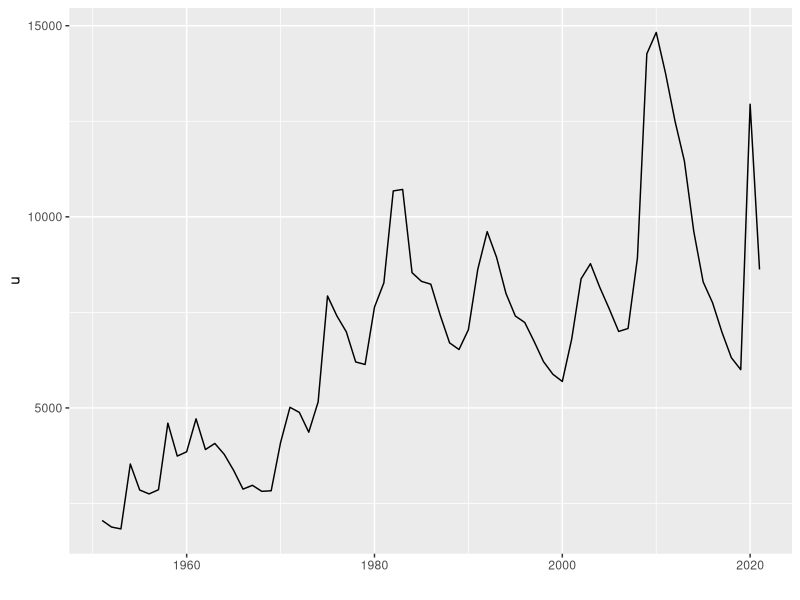
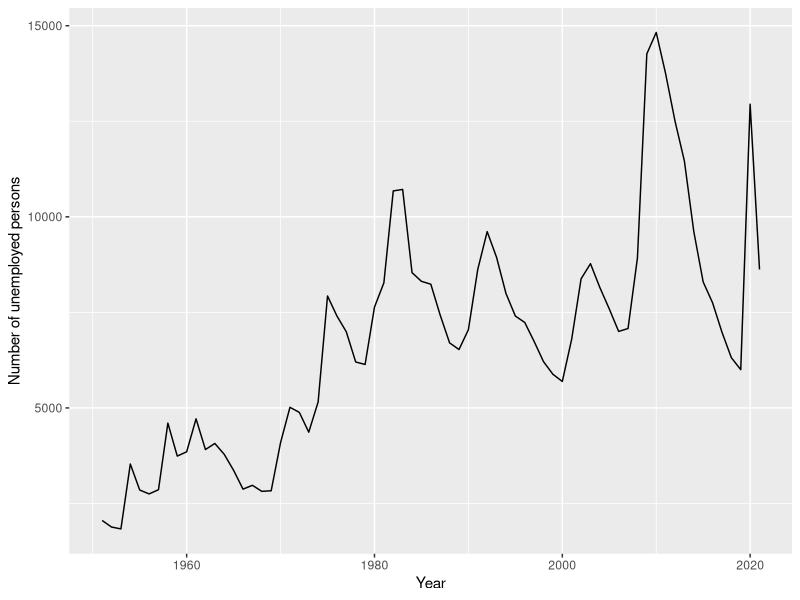
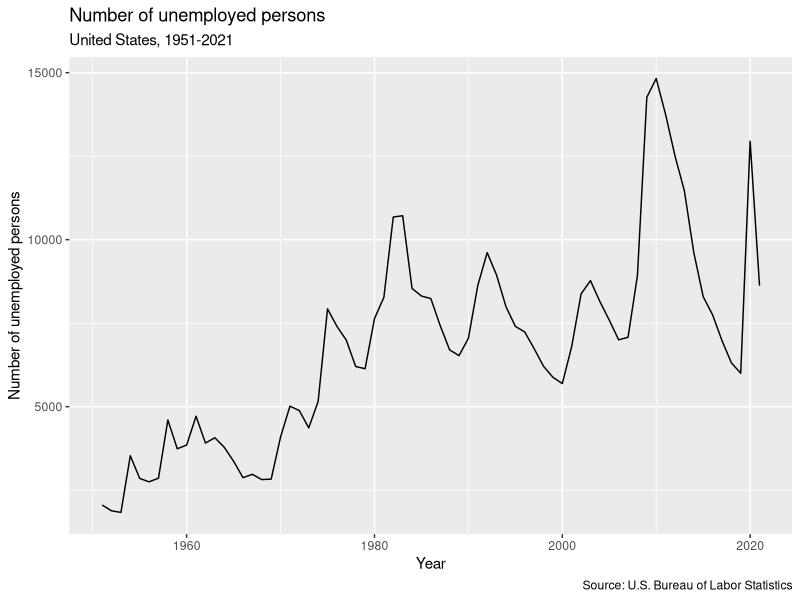
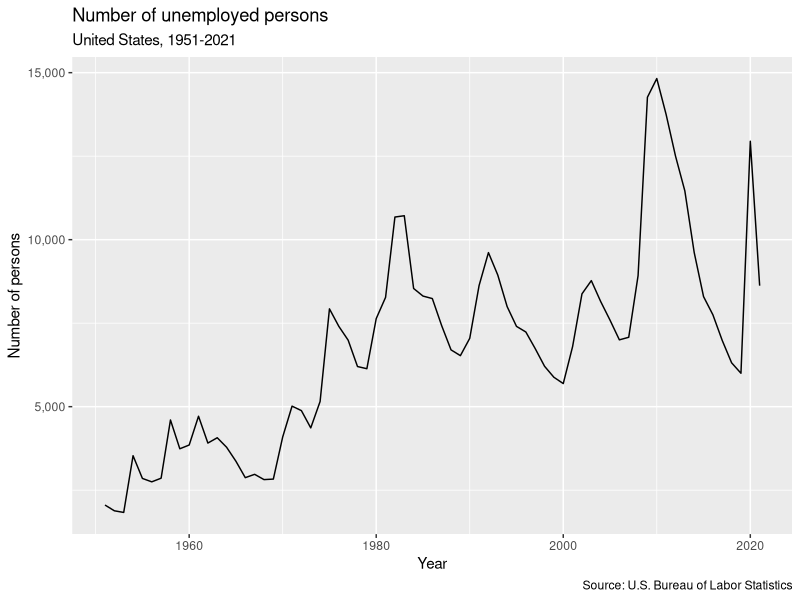
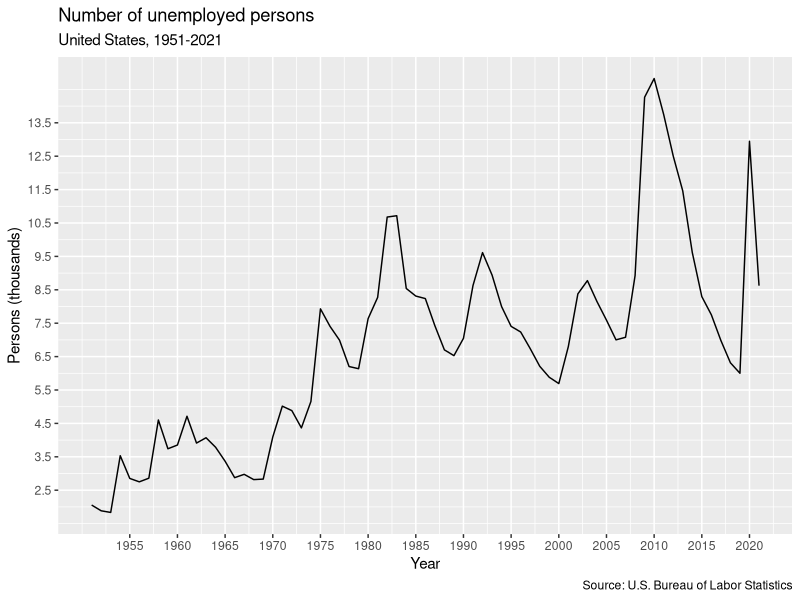
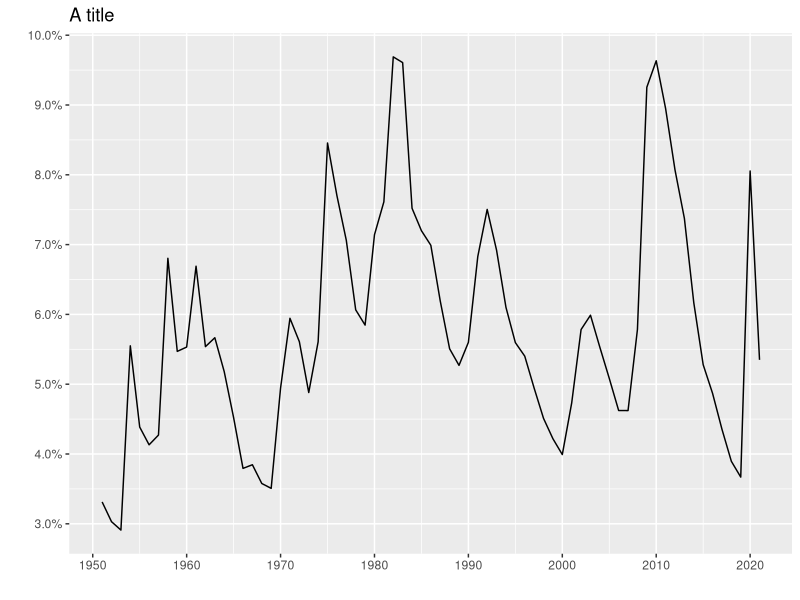
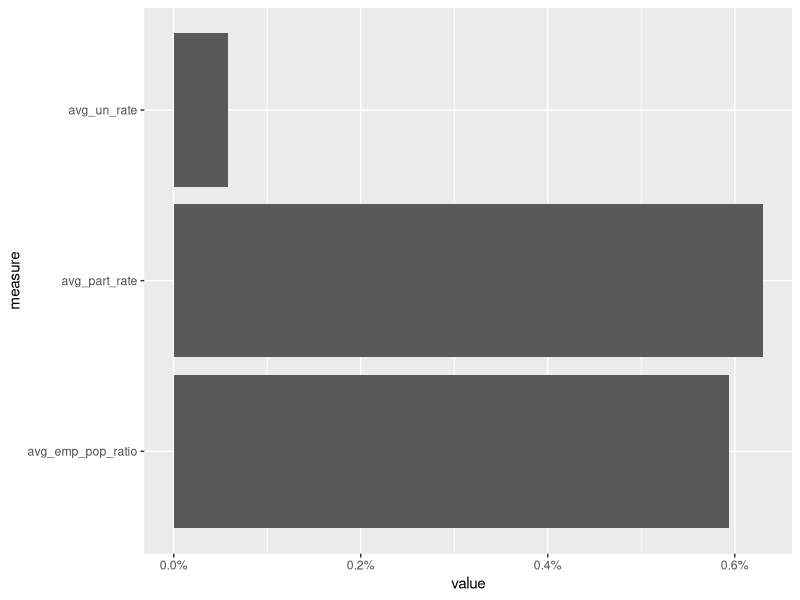

The R source for these figures, in order:
library(tidyverse)
library(scales)


unemp_data <- read_csv("unemp-data.csv")



## Evolution:


# 1:

unemp_data %>% 
    ggplot(aes(y = unemployed, x = period)) +
    geom_line() +
    labs(x = "", y = "u")


# 2:

unemp_data %>% 
  ggplot(aes(y = unemployed, x = period)) +
  geom_line() +
  labs(x = "Year", y = "Number of unemployed persons")


# 3:

unemp_data %>% 
  ggplot(aes(y = unemployed, x = period)) +
  geom_line() +
  labs(x = "Year", 
       y = "Number of unemployed persons",
       title = "Number of unemployed persons",
       subtitle = "United States, 1951-2021",
       caption = "Source: U.S. Bureau of Labor Statistics")


# 4: scales

unemp_data %>% 
  ggplot(aes(y = unemployed, x = period)) +
  geom_line() +
  labs(x = "Year", 
       y = "Number of persons",
       title = "Number of unemployed persons",
       subtitle = "United States, 1951-2021",
       caption = "Source: U.S. Bureau of Labor Statistics") +
  scale_y_continuous(labels = comma) 

unemp_data %>% 
  mutate(unemployed_th = unemployed / 1000) %>% 
  ggplot(aes(y = unemployed_th, x = period)) +
  geom_line() +
  labs(x = "Year", 
       y = "Persons (thousands)",
       title = "Number of unemployed persons",
       subtitle = "United States, 1951-2021",
       caption = "Source: U.S. Bureau of Labor Statistics") +
  scale_y_continuous(breaks = seq(2.5, 14, by=1)) +
  scale_x_continuous(breaks = seq(1955, 2020, by = 5))


# 5. scales with percentages

unemp_data %>% 
  mutate(un_rate = unemployed / labor_force) %>% 
  ggplot(aes(y = un_rate, x = period)) +
  geom_line() +
  labs(x = "", y = "") +
  labs(title = "A title") +
  scale_y_continuous(breaks = seq(0.02, 0.10, by = 0.01),
                     labels = percent_format(scale = 100)) +
  scale_x_continuous(breaks = seq(from = 1950, to = 2021, by = 10))
  theme_gray(base_size=16) 
  


# More complex example  


unemp_data <- unemp_data %>% 
  mutate(un_rate = unemployed / labor_force,
         part_rate = labor_force / non_inst_pop,
         emp_pop_ratio = employed / non_inst_pop)


unemp_data %>% 
  summarize(avg_un_rate = mean(un_rate),
            avg_emp_pop_ratio = mean(emp_pop_ratio),
            avg_part_rate = mean(part_rate)) %>% 
  pivot_longer(cols = c(avg_un_rate, avg_emp_pop_ratio, avg_part_rate), 
               names_to = "measure", 
               values_to = "value") %>% 
  ggplot(aes(x = value, y = measure)) +
  geom_col() +
  scale_x_continuous(labels = percent_format(scale = 1))
  
